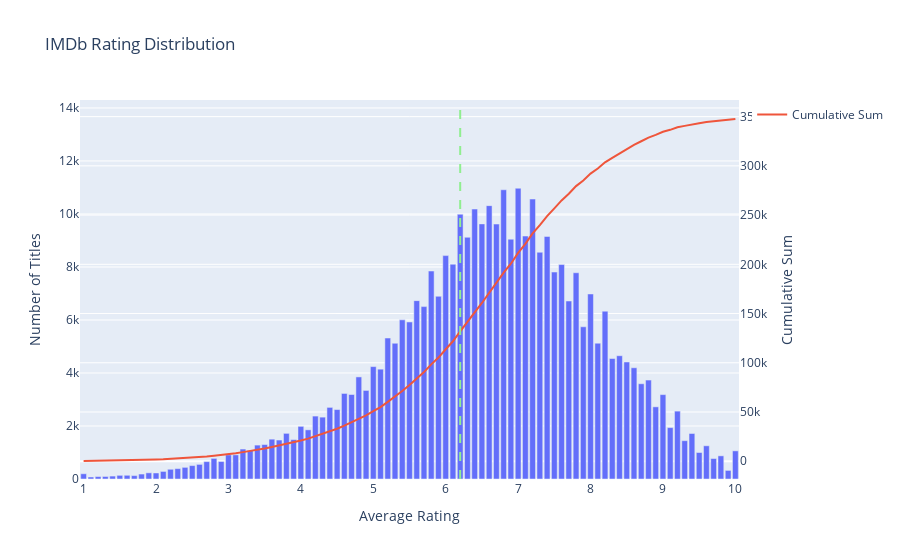

Notebook source saved alongside this figure:
### Markdown cell above
### Rating Distribution

### Code cell
titles_filtered = title_basics \
    .filter(col('titleType').isin(title_types)) \
    .filter(col("startYear").between(2000, 2024)) \
    .select('tconst')

rating_counts = titles_filtered \
    .join(title_ratings, how='inner', on='tconst') \
    .select("averageRating") \
    .groupBy("averageRating") \
    .agg(count("averageRating").alias("count")) \
    .orderBy("averageRating") \
    .toPandas()


rating_counts["cumsum"] = rating_counts["count"].cumsum()

print(rating_counts["cumsum"].mean)

fig = px.bar(
    rating_counts,
    x="averageRating",
    y="count",
    title="IMDb Rating Distribution",
    labels={"averageRating": "Average Rating", "count": "Number of Titles"}
)

cumsum_mean = np.mean(rating_counts["cumsum"])
cumsum_mean_closest_index = (rating_counts["cumsum"] - cumsum_mean).abs().idxmin()
cumsum_mean_avg_rating = rating_counts['averageRating'][cumsum_mean_closest_index]

fig.add_trace(
    go.Scatter(x=rating_counts["averageRating"], y=rating_counts["cumsum"], mode='lines', name='Cumulative Sum', yaxis='y2')
)

fig.add_shape(
    go.layout.Shape(type="line", x0=cumsum_mean_avg_rating, x1=cumsum_mean_avg_rating, y0=0, y1=np.max(rating_counts['count'])*1.3, line=dict(color="lightgreen", width=2, dash="dash"))
)

fig.update_layout(
    yaxis2=dict(title="Cumulative Sum", overlaying='y', side='right')
)


fig.show()

### Figure 1 — Plotly figure (JSON) as saved in the notebook; plotly's stock layout.template omitted (floating-point values rounded to 4 significant figures)
{"data": [{"alignmentgroup": "True", "hovertemplate": "Average Rating=%{x}<br>Number of Titles=%{y}<extra></extra>", "legendgroup": "", "marker": {"color": "#636efa", "pattern": {"shape": ""}}, "name": "", "offsetgroup": "", "orientation": "v", "showlegend": false, "textposition": "auto", "type": "bar", "x": [1, 1.1, 1.2, 1.3, 1.4, 1.5, 1.6, 1.7, 1.8, 1.9, 2, 2.1, 2.2, 2.3, 2.4, 2.5, 2.6, 2.7, 2.8, 2.9, 3, 3.1, 3.2, 3.3, 3.4, 3.5, 3.6, 3.7, 3.8, 3.9, 4, 4.1, 4.2, 4.3, 4.4, 4.5, 4.6, 4.7, 4.8, 4.9, 5, 5.1, 5.2, 5.3, 5.4, 5.5, 5.6, 5.7, 5.8, 5.9, 6, 6.1, 6.2, 6.3, 6.4, 6.5, 6.6, 6.7, 6.8, 6.9, 7, 7.1, 7.2, 7.3, 7.4, 7.5, 7.6, 7.7, 7.8, 7.9, 8, 8.1, 8.2, 8.3, 8.4, 8.5, 8.6, 8.7, 8.8, 8.9, 9, 9.1, 9.2, 9.3, 9.4, 9.5, 9.6, 9.7, 9.8, 9.9, 10], "xaxis": "x", "y": [198, 76, 92, 95, 110, 138, 140, 128, 187, 233, 227, 286, 367, 392, 439, 506, 551, 656, 778, 660, 912, 911, 1130, 1077, 1279, 1300, 1503, 1470, 1722, 1487, 1986, 1855, 2374, 2334, 2702, 2620, 3228, 3188, 3852, 3342, 4241, 4144, 5319, 5121, 6005, 5924, 6730, 6505, 7847, 6894, 8429, 8105, 9990, 9120, 10186, 9626, 10314, 9620, 10913, 9048, 10971, 9167, 10564, 8555, 9152, 7808, 8092, 6716, 7782, 5743, 6981, 5124, 6332, 4546, 4651, 4415, 4197, 3594, 3734, 2723, 3184, 1939, 2561, 1446, 1717, 1000, 1253, 772, 874, 324, 1062], "yaxis": "y"}, {"mode": "lines", "name": "Cumulative Sum", "type": "scatter", "x": [1, 1.1, 1.2, 1.3, 1.4, 1.5, 1.6, 1.7, 1.8, 1.9, 2, 2.1, 2.2, 2.3, 2.4, 2.5, 2.6, 2.7, 2.8, 2.9, 3, 3.1, 3.2, 3.3, 3.4, 3.5, 3.6, 3.7, 3.8, 3.9, 4, 4.1, 4.2, 4.3, 4.4, 4.5, 4.6, 4.7, 4.8, 4.9, 5, 5.1, 5.2, 5.3, 5.4, 5.5, 5.6, 5.7, 5.8, 5.9, 6, 6.1, 6.2, 6.3, 6.4, 6.5, 6.6, 6.7, 6.8, 6.9, 7, 7.1, 7.2, 7.3, 7.4, 7.5, 7.6, 7.7, 7.8, 7.9, 8, 8.1, 8.2, 8.3, 8.4, 8.5, 8.6, 8.7, 8.8, 8.9, 9, 9.1, 9.2, 9.3, 9.4, 9.5, 9.6, 9.7, 9.8, 9.9, 10], "y": [198, 274, 366, 461, 571, 709, 849, 977, 1164, 1397, 1624, 1910, 2277, 2669, 3108, 3614, 4165, 4821, 5599, 6259, 7171, 8082, 9212, 10289, 11568, 12868, 14371, 15841, 17563, 19050, 21036, 22891, 25265, 27599, 30301, 32921, 36149, 39337, 43189, 46531, 50772, 54916, 60235, 65356, 71361, 77285, 84015, 90520, 98367, 105261, 113690, 121795, 131785, 140905, 151091, 160717, 171031, 180651, 191564, 200612, 211583, 220750, 231314, 239869, 249021, 256829, 264921, 271637, 279419, 285162, 292143, 297267, 303599, 308145, 312796, 317211, 321408, 325002, 328736, 331459, 334643, 336582, 339143, 340589, 342306, 343306, 344559, 345331, 346205, 346529, 347591], "yaxis": "y2"}], "layout": {"barmode": "relative", "legend": {"tracegroupgap": 0}, "shapes": [{"line": {"color": "lightgreen", "dash": "dash", "width": 2}, "type": "line", "x0": 6.2, "x1": 6.2, "y0": 0, "y1": 14260.0}], "title": {"text": "IMDb Rating Distribution"}, "xaxis": {"anchor": "y", "domain": [0, 1], "title": {"text": "Average Rating"}}, "yaxis": {"anchor": "x", "domain": [0, 1], "title": {"text": "Number of Titles"}}, "yaxis2": {"overlaying": "y", "side": "right", "title": {"text": "Cumulative Sum"}}}}
